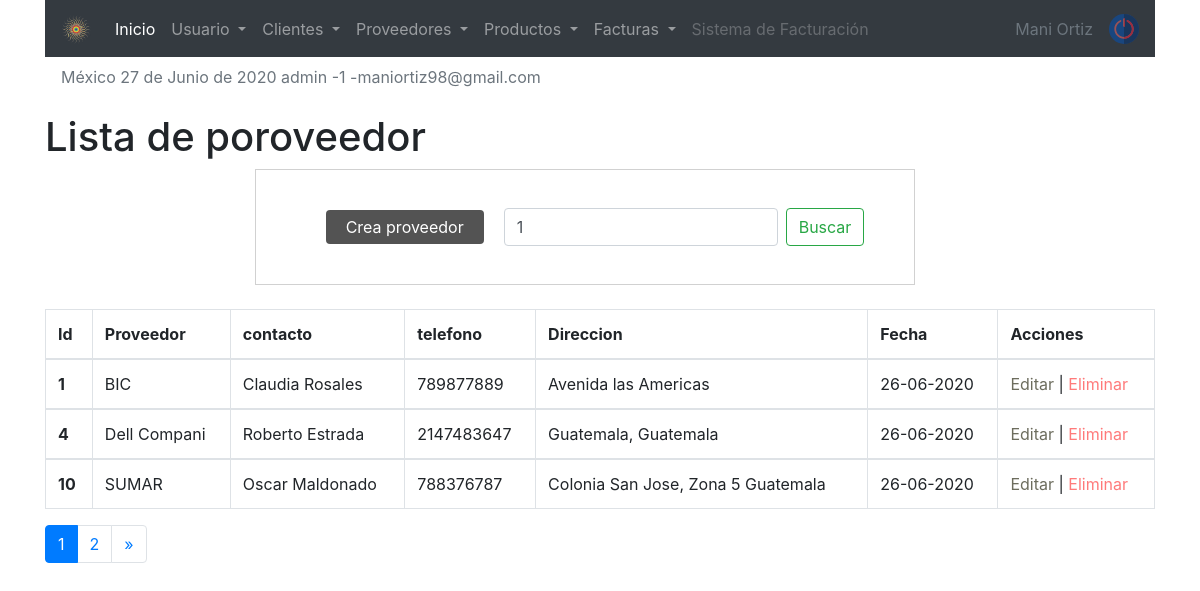
Screenshot of /sistema/buscar_proveedor.php?busqueda=1 (signed in) with the database file from the repository.
### tables this page shows
CREATE TABLE `proveedor` (
  `codproveedor` int(11) NOT NULL,
  `proveedor` varchar(100) DEFAULT NULL,
  `contacto` varchar(100) DEFAULT NULL,
  `telefono` bigint(11) DEFAULT NULL,
  `direccion` text DEFAULT NULL,
  `date_add` datetime NOT NULL DEFAULT current_timestamp(),
  `idusuario` int(11) DEFAULT NULL,
  `estatus` int(11) NOT NULL DEFAULT 1
);

### sistema/buscar_proveedor.php (the view, shortened to what this page needs)
<?php
   include "../conexion.php"
?>
<!doctype html>
<html lang="en">
<link rel="stylesheet" href="css/style1.css">
  <head>
    <?php include "includes/scripts.php" ?>
  </head>
  <body>
  <?php include "includes/header.php" ?>
  <?php
  $busqueda =  strtolower($_REQUEST['busqueda']);
  ?>
    <div class="container">
        <h1>Lista de poroveedor </h1>
     <div class="container row">
     <form class="form-inline my-2 my-lg-0" action="buscar_proveedor.php" method="get">
     <a href="registro_proveedor.php" class="btn_new">Crea proveedor</a>
      <input class="form-control mr-sm-2" type="search" placeholder="Buscar " aria-label="Search" name="busqueda" id="busqueda" value="<?php echo $busqueda;  ?>">
      <button class="btn btn-outline-success my-2 my-sm-0" type="submit" value="buscar">Buscar</button>
    </form>
    </div>
<br>
<div class="table-responsive">
            <table class="table table-bordered  table-responsive-xl">
            <thead>
                <tr>
                <th scope="col">Id</th>
                <th scope="col">Proveedor</th>
                <th scope="col">contacto</th>
                <th scope="col">telefono</th>
                <th scope="col">Direccion</th>
                <th scope="col">Fecha</th>
                <th scope="col">Acciones</th>
                </tr>
            </thead>
            <?php
            $sql_registe = mysqli_query($conection, "SELECT COUNT(*) as total_registro FROM proveedor
                                                        WHERE ( codproveedor LIKE '%$busqueda%' OR
                                                                proveedor LIKE '%$busqueda%' OR
                                                                contacto LIKE '%$busqueda%' OR
                                                                telefono LIKE '%$busqueda%'
                                                                 )
                                                        AND estatus = 1  " );
            $result_register = mysqli_fetch_array($sql_registe);
			$total_registro = $result_register['total_registro'];
			$por_pagina = 3;
			if(empty($_GET['pagina']))
			{
				$pagina = 1;
			}else{
				$pagina = $_GET['pagina'];
			}
			$desde = ($pagina-1) * $por_pagina;
			$total_paginas = ceil($total_registro / $por_pagina);
            $query = mysqli_query($conection, "SELECT * FROM proveedor
            WHERE
            ( codproveedor LIKE '%$busqueda%' OR
               proveedor LIKE '%$busqueda%' OR
                contacto LIKE '%$busqueda%' OR
                telefono LIKE '%$busqueda%'
                 )
            AND
            estatus = 1 ORDER BY codproveedor ASC LIMIT $desde,$por_pagina
");
            $result = mysqli_num_rows($query);
            if($result > 0 ){
                while ($data = mysqli_fetch_array($query)){
                    $formato = 'Y-m-d H:i:s';
                    $fecha = DateTime::createFromFormat($formato, $data['date_add']);
            ?>
            <tbody>
                <tr>
                <th scope="row"><?php echo $data['codproveedor']; ?></th>
                <td><?php echo $data['proveedor']; ?></td>
                <td><?php echo $data['contacto']; ?></td>
                <td><?php echo $data['telefono']; ?></td>
                <td><?php echo $data['direccion']; ?></td>
                <td><?php echo $fecha->format('d-m-Y'); ?></td>
                <td>
                    <a href="editar_proveedor.php?id=<?php echo $data['codproveedor']; ?>" class="link_edit">Editar </a>
                    |
                    <a href="eliminar_confirmar_proveedor.php?id=<?php echo $data['codproveedor']; ?>" class="link_delete">Eliminar</a>
                </td>
                </tr>
            </tbody>
            <?php
        }
            }
            ?>
            </table>
            <?php
            if($total_registro != 0){
            ?>
            <nav aria-label="Page navigation example">
                <ul class="pagination">
                    <?php
                    for($i=1; $i <= $total_paginas ; $i++){
                        if($i == $pagina){
                            echo '<li class="page-item active"><a class="page-link" href="?pagina='.$i.'">'.$i.'</a></li>';
                        }else{
                            echo '<li class="page-item"><a class="page-link" href="?pagina='.$i.'&busqueda='.$busqueda.'">'.$i.'</a></li>';
                        }
                    }
                    if ($pagina != $total_paginas){
                    ?>
                    <li class="page-item">
                    <a class="page-link" href="?pagina=<?php echo $pagina + 1; ?>&busqueda=<?php echo $busqueda; ?>" aria-label="Next">
                        <span aria-hidden="true">&raquo;</span>
                    </a>
                    </li>
                <?php } ?>
                </ul>
            </nav>
         <?php } ?>
    </div>
    </div>
   </body>
</html>

### sistema/css/style1.css (style rules this page uses)
form { margin: auto; padding: 20px 50px; border: 1px solid #d1d1d1; }
.btn_new { background: rgb(83, 83, 83); color: rgb(255, 255, 255); display: inline-block; padding: 5px 20px; border-radius: 4px; margin: 20px; }
.link_edit { color: rgb(109, 109, 94); }
.link_delete { color: rgb(255, 122, 122); }

### rows the page displays
proveedor: codproveedor "1", proveedor "BIC", contacto "Claudia Rosales", telefono "789877889", direccion "Avenida las Americas", date_add "26-06-2020"
proveedor: codproveedor "4", proveedor "Dell Compani", contacto "Roberto Estrada", telefono "2147483647", direccion "Guatemala, Guatemala", date_add "26-06-2020"
proveedor: codproveedor "10", proveedor "SUMAR", contacto "Oscar Maldonado", telefono "788376787", direccion "Colonia San Jose, Zona 5 Guatemala", date_add "26-06-2020"

### other values shown
fechaC() "27 de Junio de 2020"
$_SESSION['user'] "admin"
$_SESSION['rol'] "1"
$_SESSION['email'] "maniortiz98@gmail.com"
